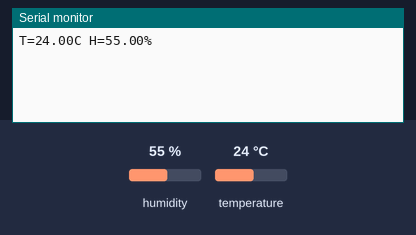
The sketch below on a simulated Arduino Uno, built with avr-gcc and run on an emulated ATmega328P. Shown: the last lines printed to the serial monitor. Inputs (shaded band) come from the test bench; at power-on: humidity 55 %, temperature 24 °C.

Above: at 2.7 s.
2.8 s: humidity set to 22 %
At 4.3 s:
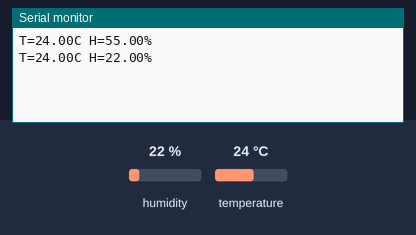
5.5 s: temperature set to 12 °C
At 6.7 s:
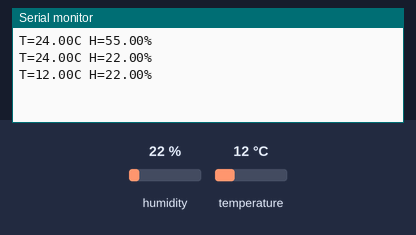
8.2 s: humidity set to 40 %
At 10.4 s:
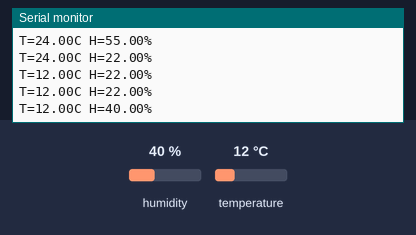
Timing chart, 0 to 11.9 s (numbered marks = the images above; inputs shaded):
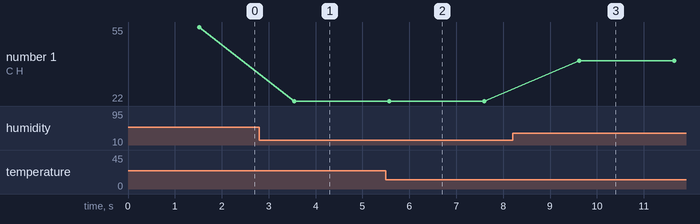

Measured:
- after the input at 2.8 s, the serial monitor: prints a new line after 0.75 s (image 1)
- after the input at 5.5 s, the serial monitor: prints a new line after 0.07 s (image 2)
- after the input at 8.2 s, the serial monitor: prints a new line after 1.4 s (image 3)
- plotted number 1: 55 → 22 after the input at 2.8 s, 22 → 40 after the input at 8.2 s

The sketch:

dht11_test.ino
```cpp
#include <DHT.h>

#define DHTPIN 2
#define DHTTYPE DHT11
DHT dht(DHTPIN, DHTTYPE);

void setup() {
  Serial.begin(9600);
  delay(1500);
  dht.begin();
}

void loop() {
  float t = dht.readTemperature();
  float h = dht.readHumidity();
  if (isnan(t) || isnan(h)) {
    Serial.println("DHT11 read fail - check DATA pin/pullup");
  } else {
    Serial.print("T="); Serial.print(t);
    Serial.print("C H="); Serial.print(h); Serial.println("%");
  }
  delay(2000);  // DHT11 max ~1Hz; 2s is safe
}
```
